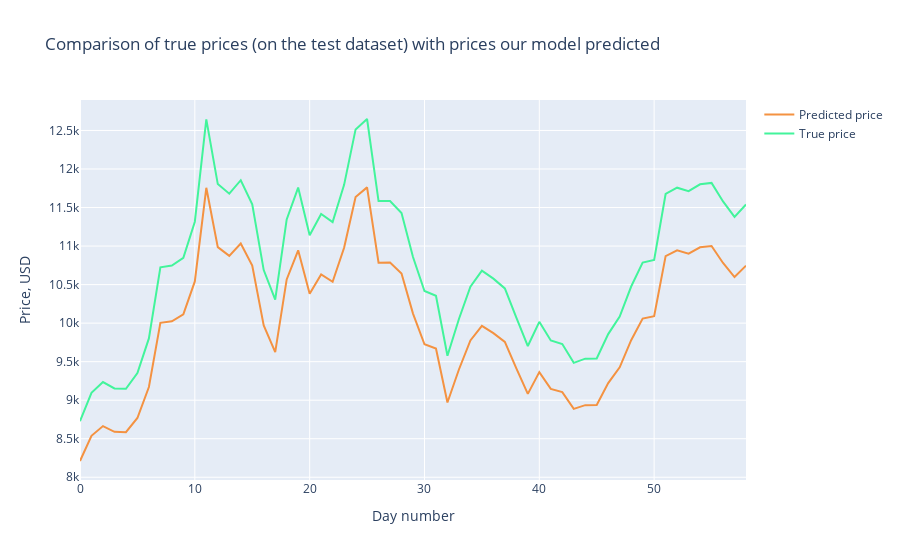

This figure's notebook cell:
### Code cell
trace1 = go.Scatter(
    x = np.arange(0, len(prediction2_inverse), 1),
    y = prediction2_inverse,
    mode = 'lines',
    name = 'Predicted price',
    hoverlabel= dict(namelength=-1),
    line = dict(color=('rgb(244, 146, 65)'), width=2)
)
trace2 = go.Scatter(
    x = np.arange(0, len(Y_test2_inverse), 1),
    y = Y_test2_inverse,
    mode = 'lines',
    name = 'True price',
    line = dict(color=('rgb(66, 244, 155)'), width=2)
)

data = [trace1, trace2]
layout = dict(title = 'Comparison of true prices (on the test dataset) with prices our model predicted',
             xaxis = dict(title = 'Day number'), yaxis = dict(title = 'Price, USD'))
fig = dict(data=data, layout=layout)
py.iplot(fig, filename='results_demonstrating0')

### Figure 1 — Plotly figure (JSON) as saved in the notebook; plotly's stock layout.template omitted (floating-point values rounded to 4 significant figures)
{"data": [{"hoverlabel": {"namelength": -1}, "line": {"color": "rgb(244, 146, 65)", "width": 2}, "mode": "lines", "name": "Predicted price", "type": "scatter", "x": [0, 1, 2, 3, 4, 5, 6, 7, 8, 9, 10, 11, 12, 13, 14, 15, 16, 17, 18, 19, 20, 21, 22, 23, 24, 25, 26, 27, 28, 29, 30, 31, 32, 33, 34, 35, 36, 37, 38, 39, 40, 41, 42, 43, 44, 45, 46, 47, 48, 49, 50, 51, 52, 53, 54, 55, 56, 57, 58], "y": [8211.0, 8539.0, 8664.0, 8590.0, 8586.0, 8769.0, 9171.0, 10000.0, 10020.0, 10110.0, 10540.0, 11760.0, 10990.0, 10870.0, 11030.0, 10750.0, 9971.0, 9624.0, 10570.0, 10950.0, 10380.0, 10630.0, 10540.0, 10980.0, 11640.0, 11760.0, 10780.0, 10790.0, 10640.0, 10120.0, 9726.0, 9670.0, 8970.0, 9398.0, 9776.0, 9964.0, 9871.0, 9756.0, 9413.0, 9082.0, 9365.0, 9147.0, 9105.0, 8887.0, 8936.0, 8937.0, 9222.0, 9426.0, 9778.0, 10060.0, 10090.0, 10870.0, 10940.0, 10900.0, 10980.0, 11000.0, 10780.0, 10600.0, 10750.0]}, {"line": {"color": "rgb(66, 244, 155)", "width": 2}, "mode": "lines", "name": "True price", "type": "scatter", "x": [0, 1, 2, 3, 4, 5, 6, 7, 8, 9, 10, 11, 12, 13, 14, 15, 16, 17, 18, 19, 20, 21, 22, 23, 24, 25, 26, 27, 28, 29, 30, 31, 32, 33, 34, 35, 36, 37, 38, 39, 40, 41, 42, 43, 44, 45, 46, 47, 48, 49, 50, 51, 52, 53, 54, 55, 56, 57, 58], "y": [8728.0, 9095.0, 9236.0, 9153.0, 9148.0, 9353.0, 9801.0, 10720.0, 10750.0, 10850.0, 11320.0, 12640.0, 11800.0, 11680.0, 11850.0, 11540.0, 10690.0, 10300.0, 11350.0, 11760.0, 11140.0, 11420.0, 11310.0, 11790.0, 12510.0, 12650.0, 11580.0, 11580.0, 11430.0, 10860.0, 10420.0, 10360.0, 9577.0, 10050.0, 10470.0, 10680.0, 10580.0, 10450.0, 10070.0, 9703.0, 10020.0, 9775.0, 9728.0, 9485.0, 9539.0, 9540.0, 9858.0, 10090.0, 10480.0, 10780.0, 10820.0, 11680.0, 11760.0, 11710.0, 11800.0, 11820.0, 11580.0, 11380.0, 11540.0]}], "layout": {"title": {"text": "Comparison of true prices (on the test dataset) with prices our model predicted"}, "xaxis": {"title": {"text": "Day number"}}, "yaxis": {"title": {"text": "Price, USD"}}}}
